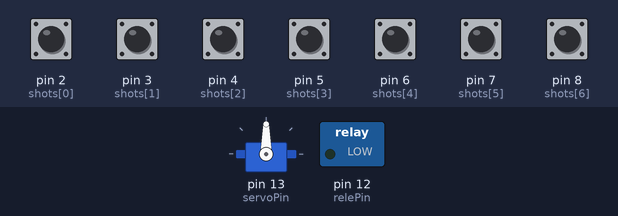
Bench run of a sketch on a simulated Arduino Uno, built with avr-gcc and run on an emulated ATmega328P. On the bench: servo, switched loads named in the sketch (green lamp = pin HIGH). The test bench sets the inputs (shaded band); at power-on: pin 2 (shots[0]), pin 3 (shots[1]), pin 4 (shots[2]), pin 5 (shots[3]), pin 6 (shots[4]), pin 7 (shots[5]), pin 8 (shots[6]) HIGH. What the sketch prints to the serial monitor is not drawn.

Above: at 0.05 s.
At 3.4 s:
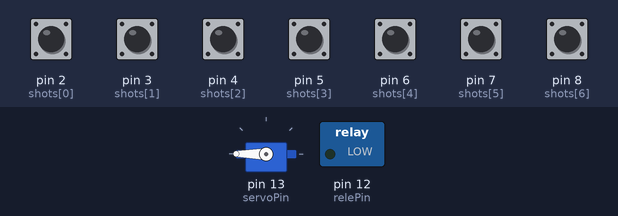
At 6.8 s:
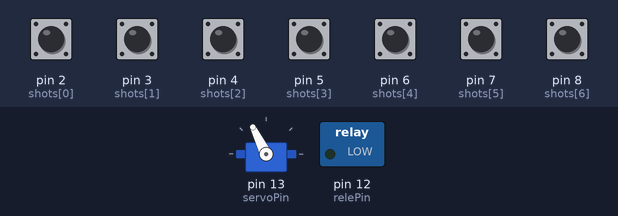
At 13.55 s:
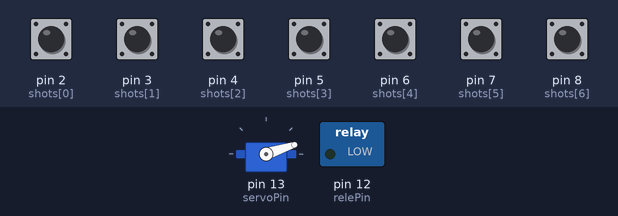
Timing chart, 0 to 17.7 s (numbered marks = the images above):
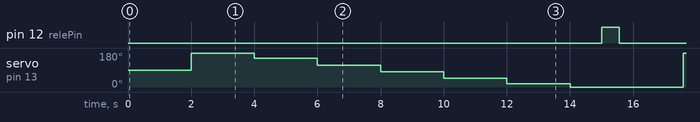

The sketch:

shots.ino
```cpp
#include <ServoSmooth.h>

// пин подключения сервы
const int servoPin = 13;
const int relePin = 12;

// сервопривод
ServoSmooth servo;

int shots_count = 7;                                // количество рюмок
int shots[7] = {2, 3, 4, 5, 6, 7, 8};               // адреса рюмок
int shots_deg[7] = {180, 151, 116, 80, 47, 18, 0};  // углы для рюмок

bool shots_active[7] = {}; // рюмки в очереди
bool shots_poured[7] = {}; // налитые рюмки

bool filling_up = false; // идет процес заполнения

int filling_up_time = 1500; // время налитя рюмки
int last_filling_time = 0;  // время последнего старта налива
int filling_up_timeout = 1000; // задержка перед налитием
int filling_up_index = 0;

int move_timeout = 2000; // задержка перед перемещением серво

void setup() {

  Serial.begin(9600);

  // установка конопок для рюмок в режим считывания
  for (int i = 0; i < shots_count; i++) {
    pinMode(shots[i], INPUT_PULLUP);
    shots_active[i] = false;
    shots_poured[i] = false;
    Serial.println(shots[i]);
  }

  // настройка серво
  servo.attach(servoPin, 600, 2400);
  servo.setSpeed(10);         // ограничить скорость
  servo.setAccel(0);          // установить ускорение (разгон и торможение)
  servo.setAutoDetach(false); // вкл/выкл автоматического отключения (detach) при достижении угла. По умолч. вкл

  pinMode(relePin, OUTPUT);
}

void loop() {

  int timer = millis();

  // активация очереди
  Serial.print("a: ");

  for (int i = 0; i < shots_count; i++) {
    int btn = digitalRead(shots[i]);

    // если рюмка до этого не была поставлена, то нужно ее добавить в очередь
    if(btn == 1 && shots_active[i] != true) {
      shots_active[i] = true;
    }

    // если рюмка была в очереди но ее сняли, то нужно удалить ее из очереди
    if(btn == 0 && shots_active[i] != false) {
      shots_active[i] = false;
      shots_poured[i] = false;
    }

    if(shots_active[i] == true) {
      Serial.print(i);
      Serial.print(" ");
    }

  }

  Serial.print("p: ");
  for (int i = 0; i < shots_count; i++) {
    if(shots_poured[i] == true) {
      Serial.print(i);
      Serial.print(" ");
    }
  }

  // налив
  bool servoOnPos = servo.tick();

  // если не идет процесс налития
  if(filling_up == false) {

    // если текущая позиция активна и не налита то запускаем процесс налития

    Serial.print(servo.getCurrentDeg());

    for (int i = 0; i < shots_count; i++) {
      if(shots_deg[i] == servo.getCurrentDeg() && shots_active[i] == true && shots_poured[i] == false) {

        Serial.print("filling_up_timeout");
        delay(filling_up_timeout);

        filling_up = true;
        last_filling_time = timer;
        filling_up_index = i;
        digitalWrite(relePin, HIGH);
      }
    }

    // если процесс налития не был запущен то ищем пустую активную рюмку
    if(!filling_up) {

      // беребор активных позиций
      for (int i = 0; i < shots_count; i++) {

        // если рюмка активна и не налита
        if(shots_active[i] == true && shots_poured[i] == false) {

          Serial.print("move_timeout");
          delay(move_timeout);

          // отправляем серво к ней
          servo.write(shots_deg[i]);
        }
      }
    }

  }

  // идет процесс налития
  else {

    if(shots_active[filling_up_index] == true) {
      Serial.print("filling_up");

      if(timer - last_filling_time >= filling_up_time) {
        shots_poured[filling_up_index] = true;
        digitalWrite(relePin, LOW);
        filling_up = false;
      }
    }
    else {
      filling_up = false;
      digitalWrite(relePin, LOW);
    }

  }

  Serial.println(" ");

}
```

Measured:
- by itself, pin 12 (relePin): alternates HIGH for 0.55 s and LOW for 13.0 s
